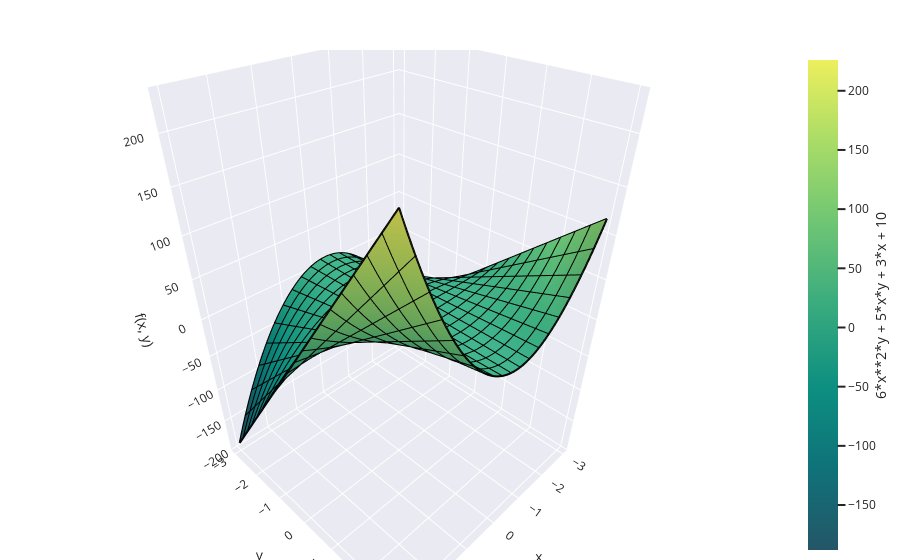

The notebook cell this image was saved under:
### Code cell
x, y = sp.symbols("x, y", real=True)
f = 6 * x**2 * y + 3 * x + 5 * x * y + 10

a, b, d = sp.symbols("a b d", real=True)

spb.graphics(
    spb.surface(
        f,
        (x, -3, +3),
        (y, -3, +3),
        wireframe=True,
        wf_n1=20,
        wf_n2=20,
        use_cm=True,
    ),
    aspect=dict(x=1.0, y=1.0, z=1.5),
    backend=spb.PB,
)
